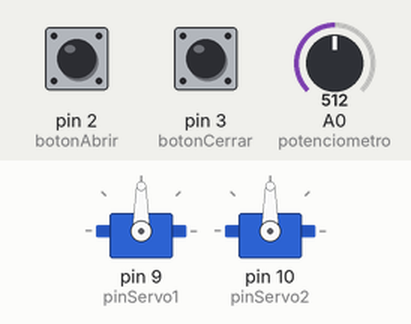
Bench run of a sketch on a simulated Arduino Uno, built with avr-gcc and run on an emulated ATmega328P. Shown: 2 × servo. Inputs (shaded band) come from the test bench; at power-on: A0 (potenciometro) = 512, pin 2 (botonAbrir) HIGH, pin 3 (botonCerrar) HIGH.

Above: at 1.2 s.
1.3 s: A0 (potenciometro) set to 716
At 1.9 s:
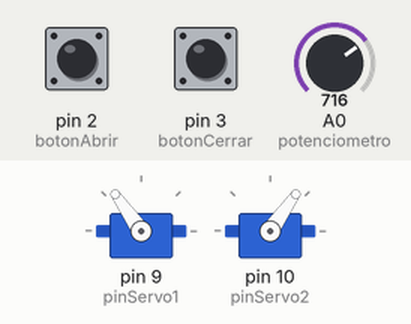
2.8 s: pin 2 (botonAbrir) pulled LOW for 0.15 s
At 2.87 s:
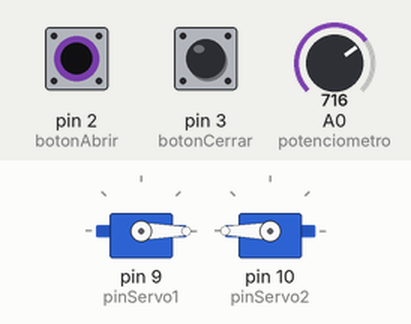
4.4 s: pin 3 (botonCerrar) pulled LOW for 0.15 s
At 4.48 s:
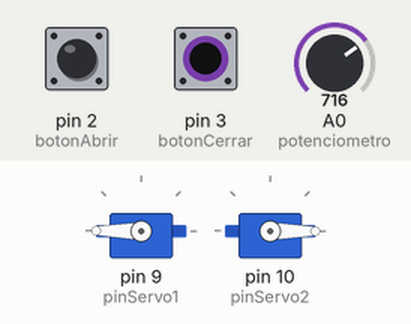
6.0 s: A0 (potenciometro) set to 900
At 6.8 s:
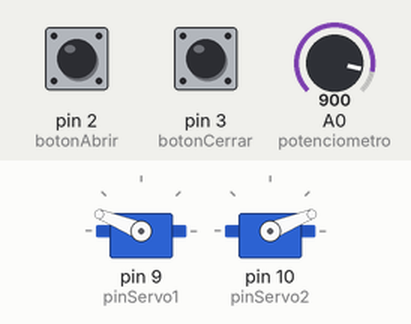
7.5 s: A0 (potenciometro) set to 306
At 8.2 s:
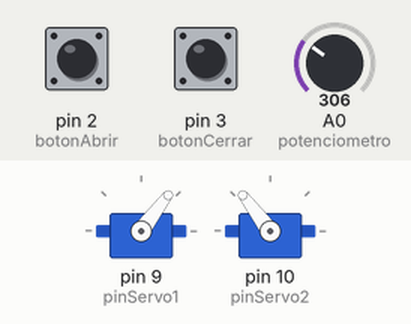
9.0 s: A0 (potenciometro) set to 122
At 10.4 s:
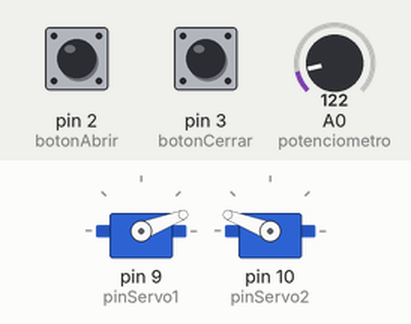
Timing chart, 0 to 11.5 s (numbered marks = the images above; inputs shaded):
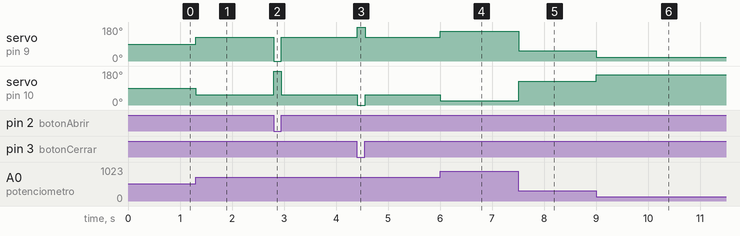

Measured:
- after the input at 1.3 s, servo on pin 9 (pinServo1): 90° → 125° at once; servo on pin 10 (pinServo2): 90° → 55° at once
- after the input at 2.8 s, servo on pin 9 (pinServo1): 125° → 0° at once, → 125° 0.14 s later; servo on pin 10 (pinServo2): 55° → 180° at once, → 55° 0.14 s later
- after the input at 4.4 s, servo on pin 9 (pinServo1): 125° → 180° at once, → 125° 0.15 s later; servo on pin 10 (pinServo2): 55° → 0° at once, → 55° 0.15 s later
- after the input at 6.0 s, servo on pin 9 (pinServo1): 125° → 158° at once; servo on pin 10 (pinServo2): 55° → 22° at once
- after the input at 7.5 s, servo on pin 9 (pinServo1): 158° → 53° at once; servo on pin 10 (pinServo2): 22° → 127° at once
- after the input at 9.0 s, servo on pin 9 (pinServo1): 53° → 21° at once; servo on pin 10 (pinServo2): 127° → 159° at once

The sketch:

montaje4.ino
```cpp
#include <Servo.h>

// Variables
int potenciometro = A0;
int botonAbrir = 2;
int botonCerrar = 3;
int pinServo1 = 9;
int pinServo2 = 10;

Servo servo1;
Servo servo2;

void setup() {
  // Aqui inicializo los servos
  servo1.attach(pinServo1);
  servo2.attach(pinServo2);

  // Configuracion de los botones
  pinMode(botonAbrir, INPUT_PULLUP);
  pinMode(botonCerrar, INPUT_PULLUP);
}

void loop() {
  int posicionGrados = 90;
  int posicionGrados2 = 0;
  int estadoPotenciometro = analogRead(potenciometro);
  int estadoBotonAbrir = digitalRead(botonAbrir);
  int estadoBotonCerrar = digitalRead(botonCerrar);

  // Verificacion del boton de abrir
  if (estadoBotonAbrir == LOW) {
    posicionGrados = 0;
  }

  // Verificacion del boton de cerrar
  if (estadoBotonCerrar == LOW) {
    posicionGrados = 180;
  }

  // Potenciometro
  if (estadoBotonAbrir == HIGH && estadoBotonCerrar == HIGH) {
    posicionGrados = map(estadoPotenciometro, 0, 1023, 0, 180);
  }

  servo1.write(posicionGrados);

  posicionGrados2 = 180 - posicionGrados;
  servo2.write(posicionGrados2);

  delay(10);
}
```
